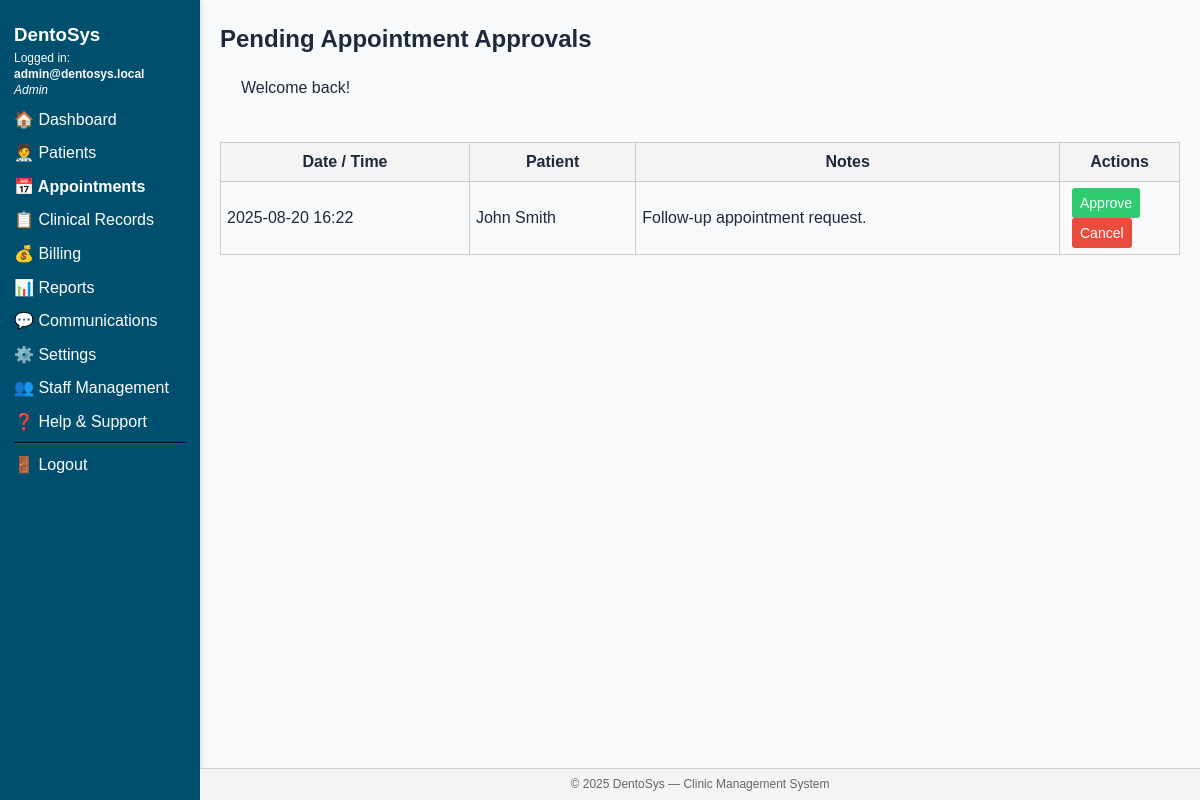
Screenshot of /pages/appointments/pending.php (signed in) with the database file from the repository.
### tables this page shows
CREATE TABLE `UserTbl` (
  `user_id` int(11) NOT NULL AUTO_INCREMENT,
  `email` varchar(100) NOT NULL,
  `password_hash` varchar(255) NOT NULL,
  `role_id` int(11) NOT NULL,
  `is_active` tinyint(1) DEFAULT 1,
  `created_at` timestamp NULL DEFAULT current_timestamp(),
  PRIMARY KEY (`user_id`),
  UNIQUE KEY `email` (`email`),
  KEY `role_id` (`role_id`),
  CONSTRAINT `UserTbl_ibfk_1` FOREIGN KEY (`role_id`) REFERENCES `Role` (`role_id`)
);

CREATE TABLE `Role` (
  `role_id` int(11) NOT NULL,
  `role_name` varchar(50) NOT NULL,
  PRIMARY KEY (`role_id`),
  UNIQUE KEY `role_name` (`role_name`)
);

CREATE TABLE `Appointment` (
  `appointment_id` int(11) NOT NULL AUTO_INCREMENT,
  `patient_id` int(11) NOT NULL,
  `dentist_id` int(11) NOT NULL,
  `appointment_dt` datetime NOT NULL,
  `status` enum('Scheduled','Pending','Approved','Cancelled','Complete') DEFAULT 'Pending',
  `notes` text DEFAULT NULL,
  PRIMARY KEY (`appointment_id`),
  KEY `patient_id` (`patient_id`),
  KEY `dentist_id` (`dentist_id`),
  CONSTRAINT `Appointment_ibfk_1` FOREIGN KEY (`patient_id`) REFERENCES `Patient` (`patient_id`),
  CONSTRAINT `Appointment_ibfk_2` FOREIGN KEY (`dentist_id`) REFERENCES `Dentist` (`dentist_id`)
);

### pages/appointments/pending.php (the view, shortened to what this page needs)
<?php
require_once BASE_PATH . '/includes/functions.php';
$sql = "SELECT a.appointment_id,
               DATE_FORMAT(a.appointment_dt,'%Y-%m-%d %H:%i') AS appt_time,
               a.notes, p.patient_id,
               CONCAT(p.first_name,' ',p.last_name) AS patient
        FROM Appointment a
        JOIN Patient p ON p.patient_id = a.patient_id
        WHERE a.status = 'Pending'
        ORDER BY a.appointment_dt";
$pending = $conn->query($sql);
include BASE_PATH . '/templates/header.php';
include BASE_PATH . '/templates/sidebar.php';
?>
<main>
  <h2>Pending Appointment Approvals</h2>
  <?= get_flash(); ?>
  <?php if ($pending->num_rows === 0): ?>
      <p>No pending appointments.</p>
  <?php else: ?>
      <table>
        <thead>
          <tr>
            <th>Date&nbsp;/&nbsp;Time</th>
            <th>Patient</th>
            <th>Notes</th>
            <th style="width:120px;">Actions</th>
          </tr>
        </thead>
        <tbody>
        <?php while ($a = $pending->fetch_assoc()): ?>
          <tr>
            <td><?= $a['appt_time']; ?></td>
            <td><?= htmlspecialchars($a['patient']); ?></td>
            <td><?= nl2br(htmlspecialchars($a['notes'])); ?></td>
            <td>
              <a class="btn ok"
                 href="?action=approve&id=<?= $a['appointment_id']; ?>"
                 onclick="return confirm('Approve this appointment?');">
                 Approve
              </a>
              <a class="btn cancel"
                 href="?action=cancel&id=<?= $a['appointment_id']; ?>"
                 onclick="return confirm('Cancel this appointment?');">
                 Cancel
              </a>
            </td>
          </tr>
        <?php endwhile; ?>
        </tbody>
      </table>
  <?php endif; ?>
</main>
<?php include BASE_PATH . '/templates/footer.php'; ?>

### templates/sidebar.php (shortened to what this page needs)
<?php
$userEmail = $roleName = '';
$roleID    = 0;
if (!empty($_SESSION['user_id'])) {
    $uid = (int)$_SESSION['user_id'];
    $qry = $conn->query(
        "SELECT u.email, r.role_name, r.role_id
         FROM UserTbl u
         JOIN Role   r ON r.role_id = u.role_id
         WHERE u.user_id = $uid LIMIT 1"
    );
    if ($row = $qry->fetch_assoc()) {
        $userEmail = $row['email'];
        $roleName  = $row['role_name'];
        $roleID    = (int) $row['role_id'];
    }
}
$current = $_SERVER['REQUEST_URI'];
$active  = fn(string $sub) =>
    (strpos($current, $sub) !== false) ? 'style="font-weight:bold;"' : '';
?>
<aside class="sidebar">
  <h3 style="margin-top:0;">DentoSys</h3>
  <p style="font-size:12px;line-height:1.35em;">
    Logged&nbsp;in:<br>
    <strong><?= htmlspecialchars($userEmail); ?></strong><br>
    <em><?= htmlspecialchars($roleName); ?></em>
  </p>
  <nav>
    <?php if ($roleID === 4):  ?>
      <a <?= $active('/dashboard');       ?> href="/dentosys/pages/patients/my_profile.php">👤 My Profile</a>
      <a <?= $active('/appointments');    ?> href="/dentosys/pages/patients/my_appointments.php">📅 My Appointments</a>
      <a <?= $active('/records');         ?> href="/dentosys/pages/patients/my_records.php">📋 My Records</a>
      <a <?= $active('/prescriptions');   ?> href="/dentosys/pages/patients/my_prescriptions.php">💊 My Prescriptions</a>
      <a <?= $active('/billing');         ?> href="/dentosys/pages/patients/my_billing.php">💰 My Bills</a>
      <a <?= $active('/book');            ?> href="/dentosys/pages/patients/book_appointment.php">➕ Book Appointment</a>
    <?php else:  ?>
      <a <?= $active('/dashboard.php');   ?> href="/dentosys/pages/dashboard.php">🏠 Dashboard</a>
      <a <?= $active('/patients');        ?> href="/dentosys/pages/patients/list.php">🧑‍⚕️ Patients</a>
      <a <?= $active('/appointments');    ?> href="/dentosys/pages/appointments/calendar.php">📅 Appointments</a>
      <a <?= $active('/records');         ?> href="/dentosys/pages/records/list.php">📋 Clinical Records</a>
      <a <?= $active('/billing');         ?> href="/dentosys/pages/billing/invoices.php">💰 Billing</a>
      <?php if ($roleID !== 3):  ?>
        <a <?= $active('/reports');       ?> href="/dentosys/pages/reports/financial.php">📊 Reports</a>
        <a <?= $active('/communications');?> href="/dentosys/pages/communications/templates.php">💬 Communications</a>
      <?php endif; ?>
      <?php if ($roleID === 1):  ?>
        <a <?= $active('/settings');      ?> href="/dentosys/pages/settings/index.php">⚙️ Settings</a>
        <a <?= $active('/users');         ?> href="/dentosys/pages/settings/users.php">👥 Staff Management</a>
      <?php endif; ?>
    <?php endif; ?>
    <a <?= $active('/help');            ?> href="/dentosys/pages/help.php">❓ Help & Support</a>
    <hr style="border-color:#226;">
    <a href="/dentosys/auth/logout.php">🚪 Logout</a>
  </nav>
</aside>

### assets/css/framework.css (style rules this page uses)
:root { --primary-color: #2563eb; --primary-hover: #1d4ed8; --secondary-color: #64748b; --success-color: #10b981; --warning-color: #f59e0b; --error-color: #ef4444; --background: #f8fafc; --surface: #ffffff; --text-primary: #1e293b; --text-secondary: #64748b; --border-color: #e2e8f0; --font-family: 'Inter', -apple-system, BlinkMacSystemFont, sans-serif; --font-size-xs: 0.75rem; --font-size-sm: 0.875rem; --font-size-base: 1rem; --font-size-lg: 1.125rem; --font-size-xl: 1.25rem; --font-size-2xl: 1.5rem; --font-size-3xl: 1.875rem; --spacing-1: 0.25rem; --spacing-2: 0.5rem; --spacing-3: 0.75rem; --spacing-4: 1rem; --spacing-6: 1.5rem; --spacing-8: 2rem; --radius-sm: 0.25rem; --radius-md: 0.375rem; --radius-lg: 0.5rem; --radius-xl: 0.75rem; --shadow-sm: 0 1px 2px 0 rgb(0 0 0 / 0.05); --shadow-md: 0 4px 6px -1px rgb(0 0 0 / 0.1); --shadow-lg: 0 10px 15px -3px rgb(0 0 0 / 0.1); }
* { box-sizing: border-box; margin: 0; padding: 0; }
body { font-family: var(--font-family); font-size: var(--font-size-base); line-height: 1.6; color: var(--text-primary); background-color: var(--background); }
.btn { display: inline-flex; align-items: center; justify-content: center; padding: var(--spacing-2) var(--spacing-4); font-size: var(--font-size-sm); font-weight: 500; border: none; border-radius: var(--radius-md); cursor: pointer; text-decoration: none; transition: all 0.2s ease; gap: var(--spacing-2); }

### assets/css/style.css (style rules this page uses)
body { background-color: #f8f9fa; }
.sidebar { width: 240px; min-height: 100vh; background-color: #004F6E; color: #fff; box-shadow: 2px 0 5px rgba(0,0,0,0.1); }
main { flex: 1; padding: 2rem; overflow-x: auto; }

### templates/header.php (style rules this page uses)
body { display:flex;min-height:100vh;margin:0;font-family:Arial,Helvetica,sans-serif; }
.sidebar { width:200px;min-height:100vh;background:#004F6E;color:#fff;padding:20px 14px;box-sizing:border-box; }
.sidebar a { color:#fff;text-decoration:none;display:block;margin:8px 0; }
main { flex:1;padding:20px 20px 60px;box-sizing:border-box;overflow-x:auto; }
.btn { background:#0077aa;color:#fff;padding:4px 8px;border-radius:3px;text-decoration:none;margin-left:6px }
.btn.ok { background:#2ecc71 }
.btn.cancel { background:#e74c3c }
table { border-collapse:collapse;width:100% }
th,td { border:1px solid #ccc;padding:6px }
th { background:#f4f4f4 }

### rows the page displays
usertbl: email "admin@dentosys.local", role.role_name "Admin"
appointment: appt_time "2025-08-20 16:22", patient "John Smith", notes "Follow-up appointment request."

### other values shown
$m "Welcome back!"
